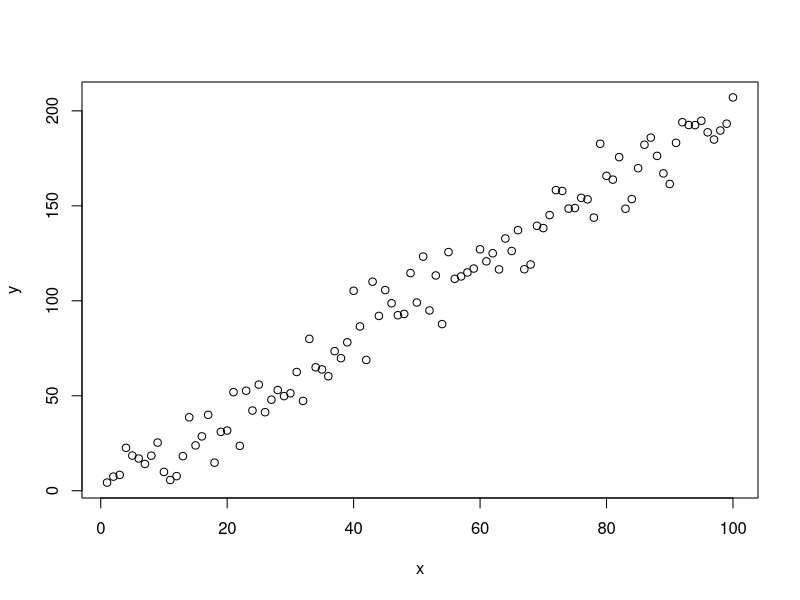
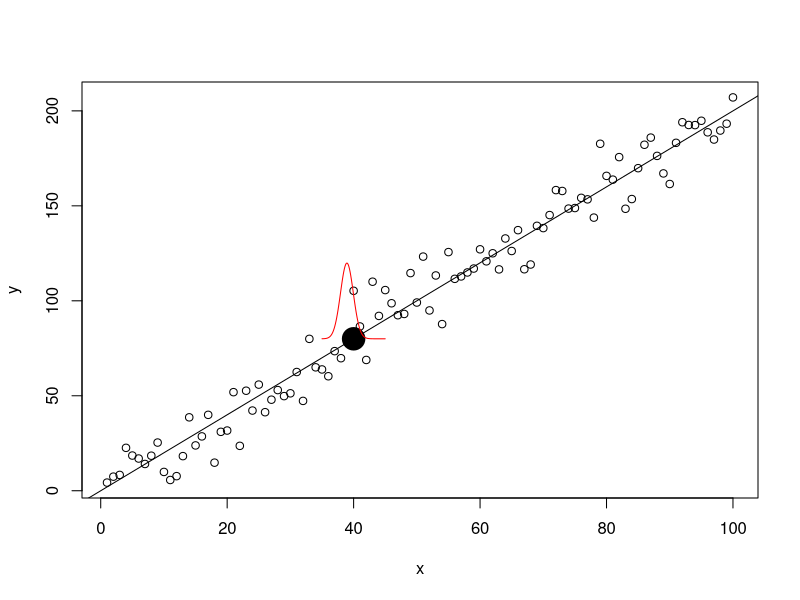
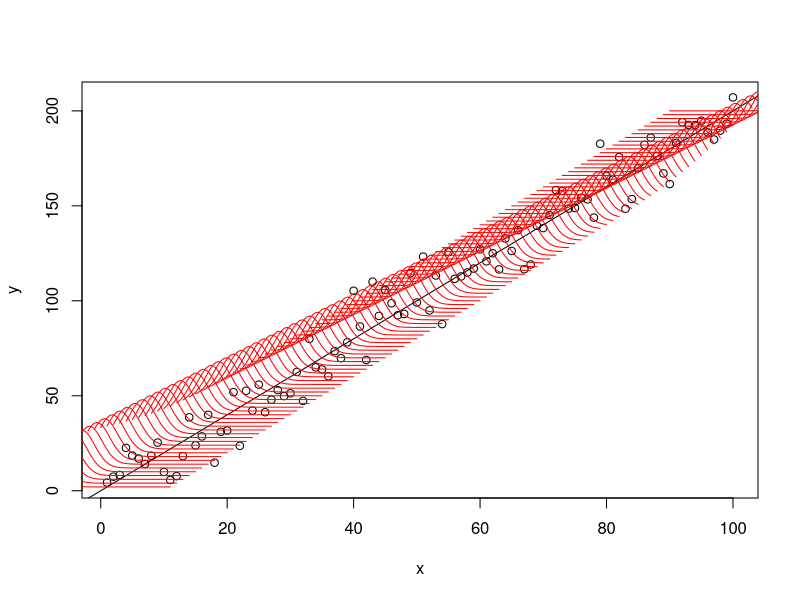
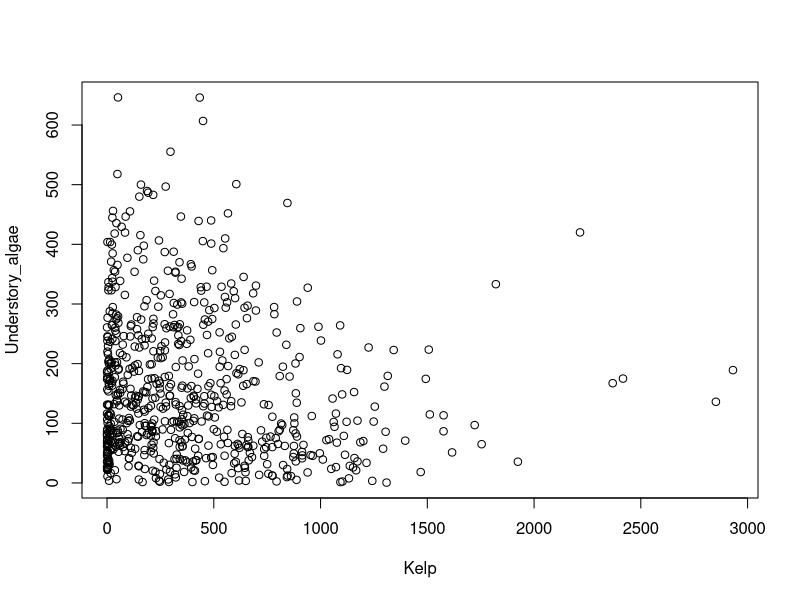

Recreate these plots in R, in order. (Note: this script raises an error after producing the figures.)
## ---- chunk 1
knitr::opts_chunk$set(echo = TRUE)
## ---- chunk 2
x <- 1:100 # "predictor variable"
beta = 2 # parameter beta
mu = x*beta + 0 
sd = 10

y <- rnorm(length(x), mean = mu, sd = sd)

plot(y~x)


## ---- chunk 3

temp <- data.frame(y = dnorm(x = x, mean = 40, sd = 10)*1000+80, x = seq(35,45, length.out = length(x)))

plot(y ~ x)
abline(a = 0, b = 2)
points(x = 40, y = 2*40, cex = 3, pch = 19)
lines(x = temp$x, y = temp$y, col = "red")

## ---- chunk 4

plot(y ~ x)
abline(a = 0, b = 2)
for(i in 1:length(x)){
  lines(x = seq(x[i]-10, x[i]+10, length.out = length(x)), y = dnorm(x = x, mean = x[i], sd = 10)*500+2*x[i], col = "red")
}

## ---- chunk 5
df <- read.csv("sbc_lter-data.csv") # read in the data. Note that to make this a little easier I removed all zero observations.

# plot UA ~ kelp

plot(Understory_algae ~ Kelp, df)


## ---- chunk 6
library(ggplot2)
lmer1 <- lmerTest::lmer(Understory_algae ~ Kelp + (1|site), df)

summary(lmer1)

pred <- ggeffects::ggpredict(lmer1, ~Kelp+(1|site), type = "re")

pred <- as.data.frame(pred)

pred_pop <- ggeffects::ggpredict(lmer1, ~Kelp, type = "fe")

pred_pop <- as.data.frame(pred_pop)

ggplot(pred, aes(x = x, y = predicted))+
  geom_point(data = df, aes(x = Understory_algae, y = Kelp))+
  geom_line(aes(color = group))+
  geom_line(data = pred_pop, aes(x = x, y = predicted), color = "black", lwd = 3)+
  coord_cartesian(xlim = c(0,800))
